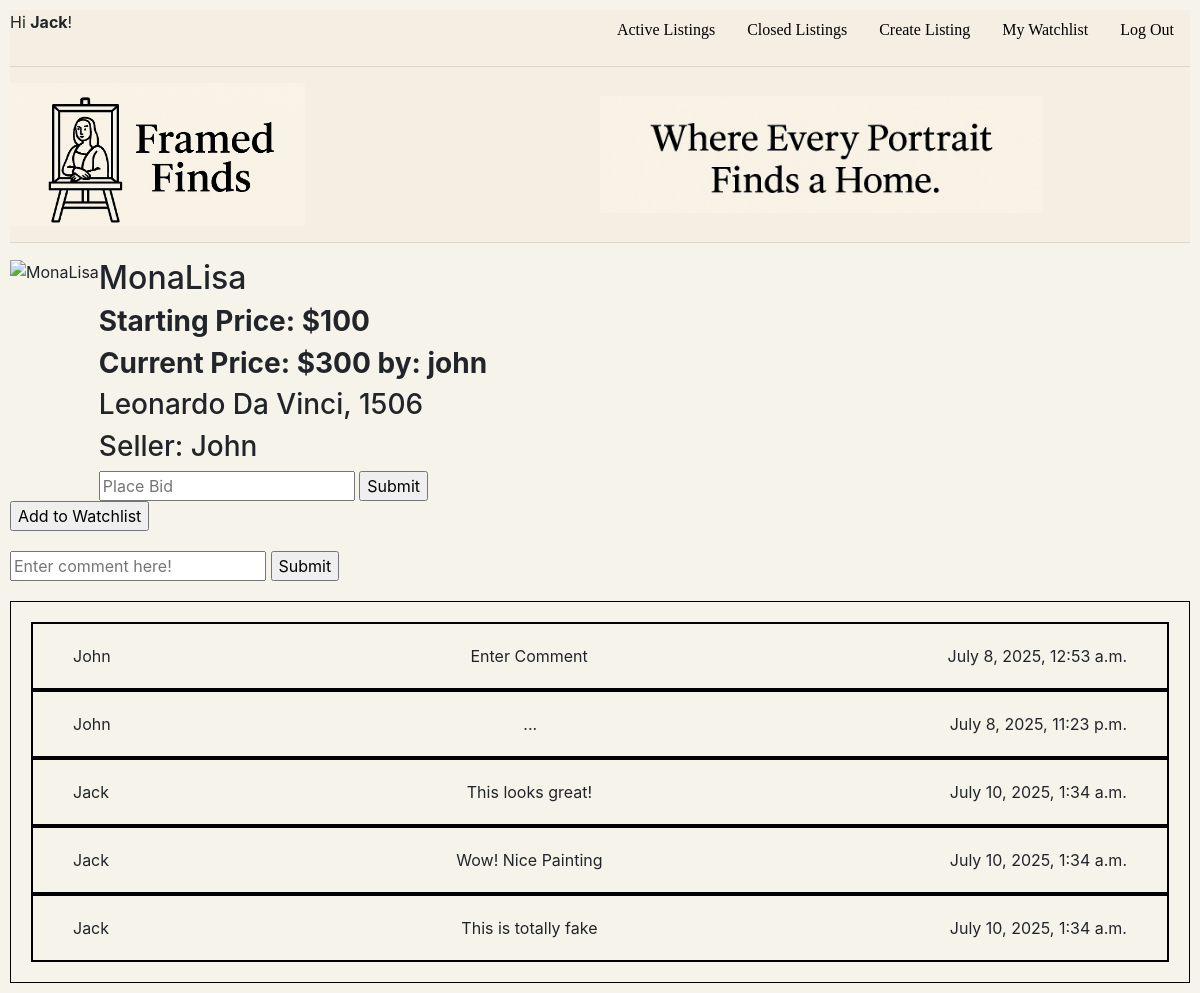
/listing_page/1/Detail (signed in), run on the app's committed database.
### auctions/models.py (models this page shows, shortened)
class User(AbstractUser):
    pass

class Listings(models.Model):
    title = models.CharField(max_length=25)
    description = models.CharField(max_length=500)
    starting_price = models.IntegerField()
    photo = models.TextField()
    owner = models.ForeignKey(User, on_delete=models.CASCADE, related_name="listing_owner")
    category = models.CharField(max_length=25)
    active = models.BooleanField(default=True)

class Comment(models.Model):
    item = models.ForeignKey(Listings, on_delete=models.CASCADE, related_name="comment_item")
    user = models.ForeignKey(User, on_delete=models.CASCADE, related_name="comment_owner")
    comment = models.CharField(max_length=250)
    date_time = models.DateTimeField(auto_now_add=True)

### auctions/views.py (the view)
# urls.py: path("listing_page/<int:id>/<str:message>", views.listing_page, name="listing_page"),
def listing_page(request, id, message="Detail"):        #default message
    specific_listing = Listings.objects.get(id=id)
    title = specific_listing.title
    description = specific_listing.description
    price = specific_listing.starting_price
    photo = specific_listing.photo
    id = specific_listing.id
    active = specific_listing.active
    owner = specific_listing.owner
    selected_bids = Bid.objects.filter(item=specific_listing)
    selected_comments = Comment.objects.filter(item=specific_listing)
    try:
        watchlist_items = Watchlist.objects.filter(user=request.user)
    except:
        watchlist_items = []
    watchlist = []
    for items in watchlist_items:
        post = items.item.id
        watchlist.append(post)
    print("@@@@@@@@@@@@@@@@", watchlist)
    try:
        last_bid = selected_bids.last()
        last_bid_amount = last_bid.amount
        last_bid_user = last_bid.user
    except AttributeError:
        last_bid_amount = "No Current Bids"
        last_bid_user = "No Current Bids"
    return render(request, 'auctions/listing_page.html', {
        "title":title,
        "description":description,
        "starting_price":price,
        "photo":photo,
        "message":message,
        "id":id,
        "last_bid_amount":last_bid_amount,
        "selected_comments":selected_comments,
        "owner":owner,
        "active":active,
        "last_bid_user":last_bid_user,
        "watchlist_items": watchlist_items,
        "watchlist": watchlist
        })

### auctions/templates/auctions/listing_page.html (shortened to what this page needs)
{% extends "auctions/layout.html" %}
{% block body %}
<div class="listing_group">
    <div class="listing_img">
        <img src="{{photo}}" alt="{{title}}">
    </div>
    <div class="listing_text_info">
        <div class="listing_title">
            <h2>{{title}}</h2>
        </div>
        <div class="listing_price">
            <h3><strong>Starting Price: ${{starting_price}}</strong></h3>
        </div>
        <div class="listing_price">
            {% if last_bid_amount == "No Current Bids" %}
                <h3><strong>Current Price: {{last_bid_amount}}</strong></h3>
            {% else %}
                <h3><strong>Current Price: ${{last_bid_amount}} by: {{ last_bid_user }}</strong></h3>
            {% endif %}
        </div>
        <div class="listing_description">
            <h3>{{description}}</h3>
            <h3>Seller: {{owner}}</h3>
        </div>
        {% if user.is_authenticated %}
            <form method="POST" action="{% url 'add_bid' %}">
                <input type="number" name="new_bid" placeholder="Place Bid">
                <input type="submit">
            </form>
        {% endif %}
    </div>
</div>
    {% if user.is_authenticated %}
    <div>
        <form method="POST" action="{% url 'add_watchlist' %}">
            <input type="submit" value="Add to Watchlist" style="{% if id in watchlist %} display:none {% endif %}">
        </form>
    </div>
    {% endif %}
<div class="whole_comment">
    {% if user.is_authenticated %}
        <div class="enter_comment">
            <form method="POST" action="{% url 'add_comment' %}">
                <input type="text" name="comment" placeholder="Enter comment here!">
                <input type="submit">
            </form>
        </div>
    {% endif %}
    <div class="view_comments">
        {% for i in selected_comments %}
            <div class="list_comments">
                    <div class="user">
                        {{ i.user }}
                    </div>
                    <div class="comment">
                        {{ i.comment }}
                    </div>
                    <div class="date_time">
                        {{ i.date_time }}
                    </div>
            </div>
        {% endfor %}
    </div>
</div>
{% endblock %}

### auctions/templates/auctions/layout.html (shortened to what this page needs)
{% load static %}
<!DOCTYPE html>
<html lang="en">
    <head>
        <link rel="stylesheet" href="https://stackpath.bootstrapcdn.com/bootstrap/4.4.1/css/bootstrap.min.css">
        <link href="{% static 'auctions/styles.css' %}" rel="stylesheet">
    </head>
    <body>
        <div class="header">
            <div class="top_row">
                <div>
                    {% if user.is_authenticated %}
                        Hi <strong>{{ user.username }}</strong>!
                    {% else %}
                        Not signed in.
                    {% endif %}
                </div>
                <div>
                    <ul class="nav">
                        <li class="nav-item">
                            <a class="nav-link" href="{% url 'index' %}">Active Listings</a>
                        </li>
                        {% if user.is_authenticated %}
                            <li class="nav-item">
                                <a class="nav-link" href="{% url 'inactive_listings' %}">Closed Listings</a>
                            </li>
                            <li class="nav-item">
                                <a class="nav-link" href="{% url 'create_listing' %}">Create Listing</a>
                            </li>
                            <li class="nav-item">
                                <a class="nav-link" href="{% url 'watchlist_page' %}">My Watchlist</a>
                            </li>
                            <li class="nav-item">
                                <a class="nav-link" href="{% url 'logout' %}">Log Out</a>
                            </li>
                        {% endif %}
                    </ul>
                </div>
            </div>
            <hr>
            <div class="logos">
                <div class="logo_left">
                    <a href="{% url 'index' %}">
                        <img src="{% static 'auctions/ff_graphic.jpg' %}" alt="Framed Finds">
                    </a>
                </div>
                <div class="logo_right">
                    <img src="{% static 'auctions/img_find_home.jpg' %}" alt="Company Slogan">
                </div>
            </div>
            <hr>
        </div>
        {% block body %}
        {% endblock %}
    </body>
</html>

### auctions/static/auctions/styles.css (style rules this page uses)
body { background-color: #f6f3eb; padding: 10px; }
.header { background-color: #f4efe2; }
.header a { color: black; font-family: Georgia; }
.top_row { display: flex; flex-direction: row; justify-content: space-between; }
.logos { display: flex; flex-direction: row; align-items: center; }
.logo_left img { width: 50%; height: auto; }
.logo_right img { width: 75%; height: auto; }
.listing_group { display: flex; flex-direction: row; }
.whole_comment { padding-top: 20px; display: flex; flex-direction: column; }
.enter_comment { width: auto; padding-bottom: 20px; }
.view_comments { padding: 20px; border: .5px solid black; }
.list_comments { display: flex; justify-content: space-between; padding: 20px 40px 20px 40px; border: 2px solid black; }

### data on the page
User: username "Jack"
Listings: title "MonaLisa", description "Leonardo Da Vinci, 1506"
User: username "john"
User: username "John"
Comment: user "John", comment "Enter Comment", date_time "July 8, 2025, 12:53 a.m."
Comment: user "John", comment "...", date_time "July 8, 2025, 11:23 p.m."
Comment: user "Jack", comment "This looks great!", date_time "July 10, 2025, 1:34 a.m."
Comment: user "Jack", comment "Wow! Nice Painting", date_time "July 10, 2025, 1:34 a.m."
Comment: user "Jack", comment "This is totally fake", date_time "July 10, 2025, 1:34 a.m."

### other printed values
{{ starting_price }} "100"
{{ last_bid_amount }} "300"
